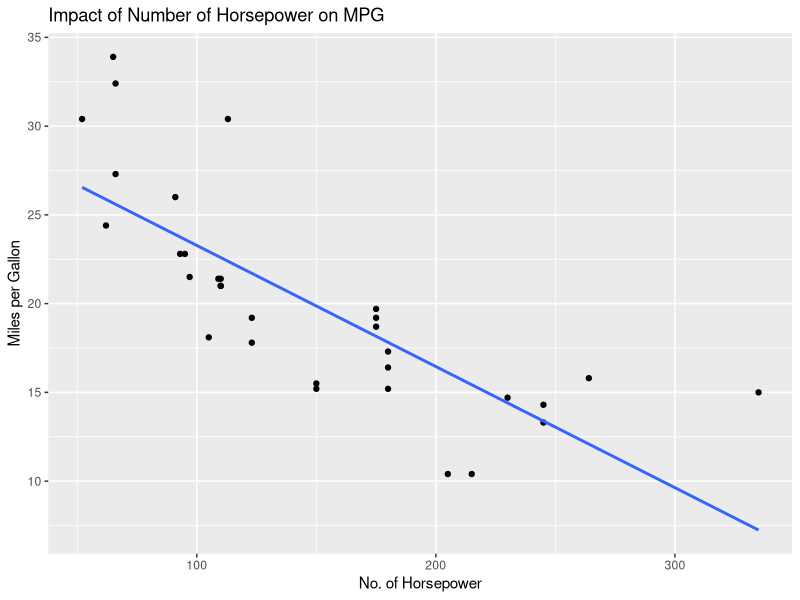

Write the R code that produced this figure.
## ---- chunk 1
library(ggplot2)
ggplot(mtcars, aes(hp, mpg)) + geom_point() +
  geom_smooth(method = "lm", se = FALSE) +
  ylab("Miles per Gallon") +
  xlab("No. of Horsepower") +
  ggtitle("Impact of Number of Horsepower on MPG")
